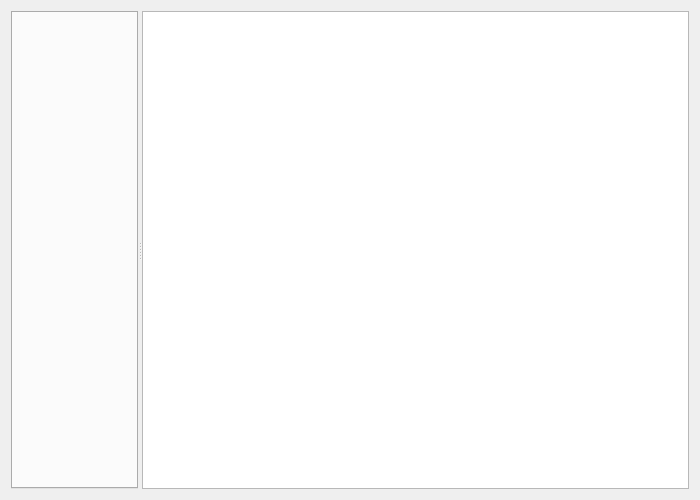
<?xml version="1.0" encoding="UTF-8"?>
<ui version="4.0">
 <class>helpDialog</class>
 <widget class="QDialog" name="helpDialog">
  <property name="geometry">
   <rect>
    <x>0</x>
    <y>0</y>
    <width>700</width>
    <height>500</height>
   </rect>
  </property>
  <property name="windowTitle">
   <string>moebinv-gui help</string>
  </property>
  <layout class="QHBoxLayout" name="horizontalLayout">
   <item>
    <widget class="QSplitter" name="splitter">
     <property name="orientation">
      <enum>Qt::Horizontal</enum>
     </property>
     <widget class="QTabWidget" name="tabWidget"/>
     <widget class="helpBrowser" name="textBrowser"/>
    </widget>
   </item>
  </layout>
 </widget>
 <customwidgets>
  <customwidget>
   <class>helpBrowser</class>
   <extends>QTextBrowser</extends>
   <header>helpDialog.h</header>
  </customwidget>
 </customwidgets>
 <resources/>
 <connections/>
</ui>
